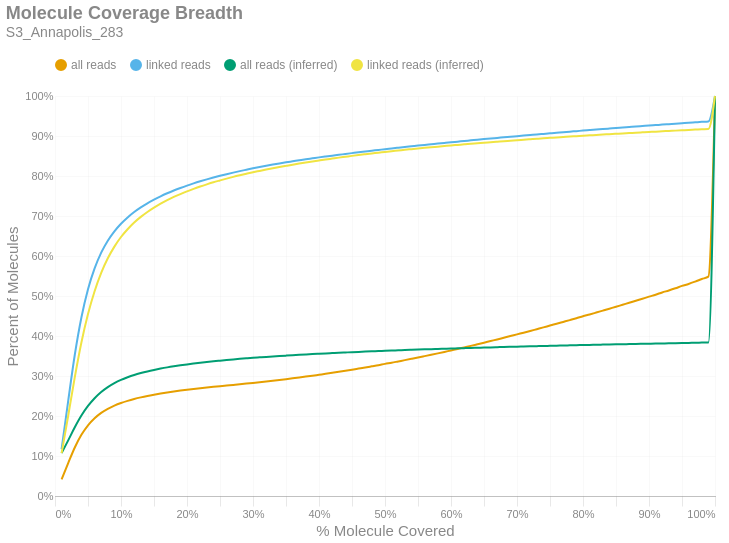

Write notebook code for a chart like this one.
### Markdown cell above
### Molecule Read Coverage
This chart shows molecule coverage breadth as computed by the number of bases aligned to that molecule. In other words, "*how much of each unique long molecule is actually sequenced/aligned?*" Keep in mind there is a distinction between sequences and alignments, since some sequences belonging to a particular molecule may not align well and wouldn't appear in the alignment data. This chart also shows molecule coverage breadth as computed by the *inferred fragment* from which the aligned sequences originate. Unlike read coverage, this calculation takes into account the total insert size, including unsequenced gaps between the forward and reverse reads. Like the previous figures, these are cumulative percents.

### Code cell
if SKIPLR:
    print_html(f"Skipped")
else:
    binned_df = consolidated_hist(valids['coverage_bp'], mask, 0.01, True)
    binned_df_inf = consolidated_hist(valids['coverage_inserts'], mask, 0.01, True)
    binned_df = binned_df.with_columns(pl.lit(binned_df_inf['all reads (cumsum)']).alias('all reads (inferred)'))
    binned_df = binned_df.with_columns(pl.lit(binned_df_inf['linked reads (cumsum)']).alias('linked reads (inferred)'))
    binned_df = binned_df.with_columns(
        (pl.col('bin').cast(pl.Float64) + 0.01).alias('right_edge')
    )

    with SafeRender(binned_df):
        (
            density_plot(binned_df, 'Molecule Coverage Breadth', samplename, 'molcov', ['all reads (inferred)','linked reads (inferred)'])
            .encode(
                #x=alt.X('bin:Q', title="% Molecule Covered").axis(format = '%').scale(padding=0),
                x=alt.X('right_edge:Q', title="% Molecule Covered").axis(format='%').scale(padding=0),
                y=alt.Y('value:Q', title='Percent of Molecules')
                    .axis(format='%')
                    .stack(False)
                    .scale(domainMin=0, padding=0),
                color=alt.Color("key:N").scale(domain = ["all reads", "linked reads", "all reads (inferred)", "linked reads (inferred)"]),
                tooltip = [
                    alt.Tooltip("key:N", title = "Data Type"),
                    alt.Tooltip("range_label:N", title="% Molecule Covered"),
                    alt.Tooltip("value:Q", format = ".2%", title="% Molecules")
                ]
            )
        ).display()

### Figure 1 — Vega-Lite specification as saved in the notebook (floating-point values rounded to 4 significant figures)
{"width": "container", "height": 400, "config": {"title": {"anchor": "start", "dy": -15, "fontSize": 18, "color": "#888888", "subtitleColor": "#888888", "subtitleFontSize": 14}, "arc": {"fill": "#0072B2"}, "axis": {"domainColor": "#888888", "domainWidth": 0.5, "gridWidth": 0.2, "grid": false, "titleFontWeight": 400, "titleFontSize": 15, "labelFontSize": 11, "labelColor": "#888888", "tickColor": "#888888", "tickWidth": 0.2, "titleColor": "#888888"}, "axisBand": {"grid": false}, "axisX": {"grid": true, "tickSize": 10, "domainCap": "round"}, "axisY": {"domain": false, "grid": true, "tickSize": 0, "domainCap": "round"}, "background": "transparent", "header": {"labelFontSize": 15, "labelColor": "#888888", "titleFontSize": 15, "titleFontWeight": 600, "titleColor": "#888888"}, "legend": {"labelFont": "sans-serif", "labelFontSize": 12, "labelColor": "#888888", "symbolSize": 100, "symbolType": "circle", "titleFontSize": 12, "titlePadding": 10, "titleColor": "#888888", "title": null, "orient": "top"}, "range": {"category": ["#E69F00", "#56B4E9", "#009E73", "#F0E442", "#0072B2", "#D55E00", "#CC79A7", "#000000"], "diverging": ["#cfe8f3", "#a2d4ec", "#73bfe2", "#46abdb", "#1696d2", "#12719e"]}, "area": {"fill": "#0072B2", "fillOpacity": 0.7, "line": true, "strokeOpacity": 0.7}, "line": {"color": "#0072B2", "stroke": "#0072B2", "strokeWidth": 2}, "trail": {"color": "#0072B2", "stroke": "#0072B2", "strokeWidth": 0, "size": 1}, "point": {"filled": true, "fillOpacity": 1.0, "size": 95}, "text": {"color": "#888888", "fontSize": 11, "align": "right", "fontWeight": 400, "size": 11}, "bar": {"fill": "#0072B2", "stroke": null}, "view": {"stroke": null, "continuousWidth": 660, "continuousHeight": 400}}, "data": {"name": "data-2e16b740c788b5f98b5ef1e5821747c6"}, "mark": {"type": "line", "interpolate": "monotone", "point": {"opacity": 0, "size": 275}}, "encoding": {"color": {"field": "key", "scale": {"domain": ["all reads", "linked reads", "all reads (inferred)", "linked reads (inferred)"]}, "type": "nominal"}, "tooltip": [{"field": "key", "title": "Data Type", "type": "nominal"}, {"field": "range_label", "title": "% Molecule Covered", "type": "nominal"}, {"field": "value", "format": ".2%", "title": "% Molecules", "type": "quantitative"}], "x": {"axis": {"format": "%"}, "field": "right_edge", "scale": {"padding": 0}, "title": "% Molecule Covered", "type": "quantitative"}, "y": {"axis": {"format": "%"}, "field": "value", "scale": {"domainMin": 0, "padding": 0}, "stack": false, "title": "Percent of Molecules", "type": "quantitative"}}, "params": [{"name": "param_c36ac31b6afebe62", "select": {"type": "point", "fields": ["key"]}, "bind": "legend"}], "title": {"text": "Molecule Coverage Breadth", "subtitle": "S3_Annapolis_283"}, "transform": [{"fold": ["all reads (cumsum)", "linked reads (cumsum)", "all reads (inferred)", "linked reads (inferred)"]}, {"calculate": "replace(datum.key, ' (cumsum)', '')", "as": "key"}, {"filter": {"param": "param_c36ac31b6afebe62"}}], "usermeta": {"embedOptions": {"downloadFileName": "S3_Annapolis_283.molcov"}}, "$schema": "https://vega.github.io/schema/vega-lite/v6.1.0.json", "datasets": {"data-2e16b740c788b5f98b5ef1e5821747c6": [{"bin": "0.0", "interval": "0.0-0.01", "all reads": 0.04133, "linked reads": 0.1173, "all reads (cumsum)": 0.04133, "linked reads (cumsum)": 0.1173, "range_label": "0.0-0.01", "all reads (inferred)": 0.1073, "linked reads (inferred)": 0.1071, "right_edge": 0.01}, {"bin": "0.01", "interval": "0.01-0.02", "all reads": 0.04094, "linked reads": 0.1204, "all reads (cumsum)": 0.08227, "linked reads (cumsum)": 0.2378, "range_label": "0.01-0.02", "all reads (inferred)": 0.1391, "linked reads (inferred)": 0.2007, "right_edge": 0.02}, {"bin": "0.02", "interval": "0.02-0.03", "all reads": 0.03909, "linked reads": 0.1154, "all reads (cumsum)": 0.1214, "linked reads (cumsum)": 0.3531, "range_label": "0.02-0.03", "all reads (inferred)": 0.1718, "linked reads (inferred)": 0.2972, "right_edge": 0.03}, {"bin": "0.03", "interval": "0.03-0.04", "all reads": 0.03154, "linked reads": 0.09318, "all reads (cumsum)": 0.1529, "linked reads (cumsum)": 0.4463, "range_label": "0.03-0.04", "all reads (inferred)": 0.201, "linked reads (inferred)": 0.3838, "right_edge": 0.04}, {"bin": "0.04", "interval": "0.04-0.05", "all reads": 0.02388, "linked reads": 0.07048, "all reads (cumsum)": 0.1768, "linked reads (cumsum)": 0.5168, "range_label": "0.04-0.05", "all reads (inferred)": 0.2251, "linked reads (inferred)": 0.4549, "right_edge": 0.05}, {"bin": "0.05", "interval": "0.05-0.06", "all reads": 0.01767, "linked reads": 0.05212, "all reads (cumsum)": 0.1944, "linked reads (cumsum)": 0.5689, "range_label": "0.05-0.06", "all reads (inferred)": 0.2444, "linked reads (inferred)": 0.5119, "right_edge": 0.06}, {"bin": "0.06", "interval": "0.06-0.07", "all reads": 0.01341, "linked reads": 0.03948, "all reads (cumsum)": 0.2079, "linked reads (cumsum)": 0.6084, "range_label": "0.06-0.07", "all reads (inferred)": 0.2599, "linked reads (inferred)": 0.5578, "right_edge": 0.07}, {"bin": "0.07", "interval": "0.07-0.08", "all reads": 0.01015, "linked reads": 0.02983, "all reads (cumsum)": 0.218, "linked reads (cumsum)": 0.6382, "range_label": "0.07-0.08", "all reads (inferred)": 0.2722, "linked reads (inferred)": 0.5942, "right_edge": 0.08}, {"bin": "0.08", "interval": "0.08-0.09", "all reads": 0.008018, "linked reads": 0.02349, "all reads (cumsum)": 0.226, "linked reads (cumsum)": 0.6617, "range_label": "0.08-0.09", "all reads (inferred)": 0.2821, "linked reads (inferred)": 0.6235, "right_edge": 0.09}, {"bin": "0.09", "interval": "0.09-0.1", "all reads": 0.006477, "linked reads": 0.01896, "all reads (cumsum)": 0.2325, "linked reads (cumsum)": 0.6807, "range_label": "0.09-0.1", "all reads (inferred)": 0.2902, "linked reads (inferred)": 0.6475, "right_edge": 0.1}, {"bin": "0.1", "interval": "0.1-0.11", "all reads": 0.005394, "linked reads": 0.01574, "all reads (cumsum)": 0.2379, "linked reads (cumsum)": 0.6964, "range_label": "0.1-0.11", "all reads (inferred)": 0.2968, "linked reads (inferred)": 0.6669, "right_edge": 0.11}, {"bin": "0.11", "interval": "0.11-0.12", "all reads": 0.004636, "linked reads": 0.0135, "all reads (cumsum)": 0.2425, "linked reads (cumsum)": 0.7099, "range_label": "0.11-0.12", "all reads (inferred)": 0.3025, "linked reads (inferred)": 0.6836, "right_edge": 0.12}, {"bin": "0.12", "interval": "0.12-0.13", "all reads": 0.003983, "linked reads": 0.01159, "all reads (cumsum)": 0.2465, "linked reads (cumsum)": 0.7215, "range_label": "0.12-0.13", "all reads (inferred)": 0.3073, "linked reads (inferred)": 0.6978, "right_edge": 0.13}, {"bin": "0.13", "interval": "0.13-0.14", "all reads": 0.003543, "linked reads": 0.01026, "all reads (cumsum)": 0.2501, "linked reads (cumsum)": 0.7318, "range_label": "0.13-0.14", "all reads (inferred)": 0.3115, "linked reads (inferred)": 0.7101, "right_edge": 0.14}, {"bin": "0.14", "interval": "0.14-0.15", "all reads": 0.003137, "linked reads": 0.009093, "all reads (cumsum)": 0.2532, "linked reads (cumsum)": 0.7408, "range_label": "0.14-0.15", "all reads (inferred)": 0.3152, "linked reads (inferred)": 0.7209, "right_edge": 0.15}, {"bin": "0.15", "interval": "0.15-0.16", "all reads": 0.002922, "linked reads": 0.008406, "all reads (cumsum)": 0.2561, "linked reads (cumsum)": 0.7493, "range_label": "0.15-0.16", "all reads (inferred)": 0.3186, "linked reads (inferred)": 0.7308, "right_edge": 0.16}, {"bin": "0.16", "interval": "0.16-0.17", "all reads": 0.002633, "linked reads": 0.00755, "all reads (cumsum)": 0.2587, "linked reads (cumsum)": 0.7568, "range_label": "0.16-0.17", "all reads (inferred)": 0.3216, "linked reads (inferred)": 0.7397, "right_edge": 0.17}, {"bin": "0.17", "interval": "0.17-0.18", "all reads": 0.002443, "linked reads": 0.006942, "all reads (cumsum)": 0.2612, "linked reads (cumsum)": 0.7637, "range_label": "0.17-0.18", "all reads (inferred)": 0.3243, "linked reads (inferred)": 0.7476, "right_edge": 0.18}, {"bin": "0.18", "interval": "0.18-0.19", "all reads": 0.00227, "linked reads": 0.006375, "all reads (cumsum)": 0.2635, "linked reads (cumsum)": 0.7701, "range_label": "0.18-0.19", "all reads (inferred)": 0.3267, "linked reads (inferred)": 0.7548, "right_edge": 0.19}, {"bin": "0.19", "interval": "0.19-0.2", "all reads": 0.002114, "linked reads": 0.005947, "all reads (cumsum)": 0.2656, "linked reads (cumsum)": 0.7761, "range_label": "0.19-0.2", "all reads (inferred)": 0.329, "linked reads (inferred)": 0.7615, "right_edge": 0.2}, {"bin": "0.2", "interval": "0.2-0.21", "all reads": 0.001982, "linked reads": 0.005486, "all reads (cumsum)": 0.2676, "linked reads (cumsum)": 0.7816, "range_label": "0.2-0.21", "all reads (inferred)": 0.3311, "linked reads (inferred)": 0.7677, "right_edge": 0.21}, {"bin": "0.21", "interval": "0.21-0.22", "all reads": 0.001872, "linked reads": 0.005144, "all reads (cumsum)": 0.2694, "linked reads (cumsum)": 0.7867, "range_label": "0.21-0.22", "all reads (inferred)": 0.3332, "linked reads (inferred)": 0.7736, "right_edge": 0.22}, {"bin": "0.22", "interval": "0.22-0.23", "all reads": 0.001791, "linked reads": 0.004848, "all reads (cumsum)": 0.2712, "linked reads (cumsum)": 0.7915, "range_label": "0.22-0.23", "all reads (inferred)": 0.335, "linked reads (inferred)": 0.7791, "right_edge": 0.23}, {"bin": "0.23", "interval": "0.23-0.24", "all reads": 0.001714, "linked reads": 0.0046, "all reads (cumsum)": 0.2729, "linked reads (cumsum)": 0.7961, "range_label": "0.23-0.24", "all reads (inferred)": 0.3368, "linked reads (inferred)": 0.7843, "right_edge": 0.24}, {"bin": "0.24", "interval": "0.24-0.25", "all reads": 0.001654, "linked reads": 0.004344, "all reads (cumsum)": 0.2746, "linked reads (cumsum)": 0.8005, "range_label": "0.24-0.25", "all reads (inferred)": 0.3384, "linked reads (inferred)": 0.7889, "right_edge": 0.25}, {"bin": "0.25", "interval": "0.25-0.26", "all reads": 0.001574, "linked reads": 0.004065, "all reads (cumsum)": 0.2762, "linked reads (cumsum)": 0.8046, "range_label": "0.25-0.26", "all reads (inferred)": 0.34, "linked reads (inferred)": 0.7935, "right_edge": 0.26}, {"bin": "0.26", "interval": "0.26-0.27", "all reads": 0.001571, "linked reads": 0.003897, "all reads (cumsum)": 0.2777, "linked reads (cumsum)": 0.8084, "range_label": "0.26-0.27", "all reads (inferred)": 0.3415, "linked reads (inferred)": 0.7979, "right_edge": 0.27}, {"bin": "0.27", "interval": "0.27-0.28", "all reads": 0.001577, "linked reads": 0.003691, "all reads (cumsum)": 0.2793, "linked reads (cumsum)": 0.8121, "range_label": "0.27-0.28", "all reads (inferred)": 0.3429, "linked reads (inferred)": 0.8019, "right_edge": 0.28}, {"bin": "0.28", "interval": "0.28-0.29", "all reads": 0.001656, "linked reads": 0.003527, "all reads (cumsum)": 0.281, "linked reads (cumsum)": 0.8157, "range_label": "0.28-0.29", "all reads (inferred)": 0.3442, "linked reads (inferred)": 0.8057, "right_edge": 0.29}, {"bin": "0.29", "interval": "0.29-0.3", "all reads": 0.00172, "linked reads": 0.003508, "all reads (cumsum)": 0.2827, "linked reads (cumsum)": 0.8192, "range_label": "0.29-0.3", "all reads (inferred)": 0.3454, "linked reads (inferred)": 0.8094, "right_edge": 0.3}, {"bin": "0.3", "interval": "0.3-0.31", "all reads": 0.001766, "linked reads": 0.003295, "all reads (cumsum)": 0.2845, "linked reads (cumsum)": 0.8225, "range_label": "0.3-0.31", "all reads (inferred)": 0.3466, "linked reads (inferred)": 0.8127, "right_edge": 0.31}, {"bin": "0.31", "interval": "0.31-0.32", "all reads": 0.001822, "linked reads": 0.003072, "all reads (cumsum)": 0.2863, "linked reads (cumsum)": 0.8255, "range_label": "0.31-0.32", "all reads (inferred)": 0.3477, "linked reads (inferred)": 0.8161, "right_edge": 0.32}, {"bin": "0.32", "interval": "0.32-0.33", "all reads": 0.001885, "linked reads": 0.002959, "all reads (cumsum)": 0.2882, "linked reads (cumsum)": 0.8285, "range_label": "0.32-0.33", "all reads (inferred)": 0.3488, "linked reads (inferred)": 0.8193, "right_edge": 0.33}, {"bin": "0.33", "interval": "0.33-0.34", "all reads": 0.001923, "linked reads": 0.002861, "all reads (cumsum)": 0.2901, "linked reads (cumsum)": 0.8314, "range_label": "0.33-0.34", "all reads (inferred)": 0.3499, "linked reads (inferred)": 0.8224, "right_edge": 0.34}, {"bin": "0.34", "interval": "0.34-0.35", "all reads": 0.001975, "linked reads": 0.002796, "all reads (cumsum)": 0.2921, "linked reads (cumsum)": 0.8342, "range_label": "0.34-0.35", "all reads (inferred)": 0.3509, "linked reads (inferred)": 0.8253, "right_edge": 0.35}, {"bin": "0.35", "interval": "0.35-0.36", "all reads": 0.002055, "linked reads": 0.002571, "all reads (cumsum)": 0.2941, "linked reads (cumsum)": 0.8367, "range_label": "0.35-0.36", "all reads (inferred)": 0.3519, "linked reads (inferred)": 0.8283, "right_edge": 0.36}, {"bin": "0.36", "interval": "0.36-0.37", "all reads": 0.00214, "linked reads": 0.002581, "all reads (cumsum)": 0.2963, "linked reads (cumsum)": 0.8393, "range_label": "0.36-0.37", "all reads (inferred)": 0.3529, "linked reads (inferred)": 0.8311, "right_edge": 0.37}, {"bin": "0.37", "interval": "0.37-0.38", "all reads": 0.002214, "linked reads": 0.002565, "all reads (cumsum)": 0.2985, "linked reads (cumsum)": 0.8419, "range_label": "0.37-0.38", "all reads (inferred)": 0.3538, "linked reads (inferred)": 0.8337, "right_edge": 0.38}, {"bin": "0.38", "interval": "0.38-0.39", "all reads": 0.002267, "linked reads": 0.002334, "all reads (cumsum)": 0.3007, "linked reads (cumsum)": 0.8442, "range_label": "0.38-0.39", "all reads (inferred)": 0.3547, "linked reads (inferred)": 0.8363, "right_edge": 0.39}, {"bin": "0.39", "interval": "0.39-0.4", "all reads": 0.002369, "linked reads": 0.002365, "all reads (cumsum)": 0.3031, "linked reads (cumsum)": 0.8466, "range_label": "0.39-0.4", "all reads (inferred)": 0.3556, "linked reads (inferred)": 0.8388, "right_edge": 0.4}, {"bin": "0.4", "interval": "0.4-0.41", "all reads": 0.002344, "linked reads": 0.002194, "all reads (cumsum)": 0.3054, "linked reads (cumsum)": 0.8488, "range_label": "0.4-0.41", "all reads (inferred)": 0.3564, "linked reads (inferred)": 0.8413, "right_edge": 0.41}, {"bin": "0.41", "interval": "0.41-0.42", "all reads": 0.00246, "linked reads": 0.002118, "all reads (cumsum)": 0.3079, "linked reads (cumsum)": 0.8509, "range_label": "0.41-0.42", "all reads (inferred)": 0.3572, "linked reads (inferred)": 0.8436, "right_edge": 0.42}, {"bin": "0.42", "interval": "0.42-0.43", "all reads": 0.002544, "linked reads": 0.002069, "all reads (cumsum)": 0.3105, "linked reads (cumsum)": 0.853, "range_label": "0.42-0.43", "all reads (inferred)": 0.3581, "linked reads (inferred)": 0.8459, "right_edge": 0.43}, {"bin": "0.43", "interval": "0.43-0.44", "all reads": 0.002601, "linked reads": 0.002144, "all reads (cumsum)": 0.3131, "linked reads (cumsum)": 0.8551, "range_label": "0.43-0.44", "all reads (inferred)": 0.3588, "linked reads (inferred)": 0.8481, "right_edge": 0.44}, {"bin": "0.44", "interval": "0.44-0.45", "all reads": 0.002664, "linked reads": 0.00209, "all reads (cumsum)": 0.3157, "linked reads (cumsum)": 0.8572, "range_label": "0.44-0.45", "all reads (inferred)": 0.3596, "linked reads (inferred)": 0.8503, "right_edge": 0.45}, {"bin": "0.45", "interval": "0.45-0.46", "all reads": 0.002783, "linked reads": 0.002086, "all reads (cumsum)": 0.3185, "linked reads (cumsum)": 0.8593, "range_label": "0.45-0.46", "all reads (inferred)": 0.3603, "linked reads (inferred)": 0.8524, "right_edge": 0.46}, {"bin": "0.46", "interval": "0.46-0.47", "all reads": 0.002786, "linked reads": 0.001954, "all reads (cumsum)": 0.3213, "linked reads (cumsum)": 0.8612, "range_label": "0.46-0.47", "all reads (inferred)": 0.361, "linked reads (inferred)": 0.8544, "right_edge": 0.47}, {"bin": "0.47", "interval": "0.47-0.48", "all reads": 0.002881, "linked reads": 0.00196, "all reads (cumsum)": 0.3242, "linked reads (cumsum)": 0.8632, "range_label": "0.47-0.48", "all reads (inferred)": 0.3617, "linked reads (inferred)": 0.8563, "right_edge": 0.48}, {"bin": "0.48", "interval": "0.48-0.49", "all reads": 0.002894, "linked reads": 0.001914, "all reads (cumsum)": 0.3271, "linked reads (cumsum)": 0.8651, "range_label": "0.48-0.49", "all reads (inferred)": 0.3623, "linked reads (inferred)": 0.8582, "right_edge": 0.49}, {"bin": "0.49", "interval": "0.49-0.5", "all reads": 0.003265, "linked reads": 0.001983, "all reads (cumsum)": 0.3303, "linked reads (cumsum)": 0.8671, "range_label": "0.49-0.5", "all reads (inferred)": 0.363, "linked reads (inferred)": 0.8601, "right_edge": 0.5}, {"bin": "0.5", "interval": "0.5-0.51", "all reads": 0.002864, "linked reads": 0.001801, "all reads (cumsum)": 0.3332, "linked reads (cumsum)": 0.8689, "range_label": "0.5-0.51", "all reads (inferred)": 0.3636, "linked reads (inferred)": 0.862, "right_edge": 0.51}, {"bin": "0.51", "interval": "0.51-0.52", "all reads": 0.003237, "linked reads": 0.00185, "all reads (cumsum)": 0.3364, "linked reads (cumsum)": 0.8707, "range_label": "0.51-0.52", "all reads (inferred)": 0.3642, "linked reads (inferred)": 0.8637, "right_edge": 0.52}, {"bin": "0.52", "interval": "0.52-0.53", "all reads": 0.003216, "linked reads": 0.001866, "all reads (cumsum)": 0.3396, "linked reads (cumsum)": 0.8726, "range_label": "0.52-0.53", "all reads (inferred)": 0.3649, "linked reads (inferred)": 0.8655, "right_edge": 0.53}, {"bin": "0.53", "interval": "0.53-0.54", "all reads": 0.003281, "linked reads": 0.001697, "all reads (cumsum)": 0.3429, "linked reads (cumsum)": 0.8743, "range_label": "0.53-0.54", "all reads (inferred)": 0.3654, "linked reads (inferred)": 0.8671, "right_edge": 0.54}, {"bin": "0.54", "interval": "0.54-0.55", "all reads": 0.003322, "linked reads": 0.001727, "all reads (cumsum)": 0.3462, "linked reads (cumsum)": 0.876, "range_label": "0.54-0.55", "all reads (inferred)": 0.366, "linked reads (inferred)": 0.8688, "right_edge": 0.55}, {"bin": "0.55", "interval": "0.55-0.56", "all reads": 0.003413, "linked reads": 0.00168, "all reads (cumsum)": 0.3497, "linked reads (cumsum)": 0.8777, "range_label": "0.55-0.56", "all reads (inferred)": 0.3666, "linked reads (inferred)": 0.8704, "right_edge": 0.56}, {"bin": "0.56", "interval": "0.56-0.57", "all reads": 0.003433, "linked reads": 0.001653, "all reads (cumsum)": 0.3531, "linked reads (cumsum)": 0.8794, "range_label": "0.56-0.57", "all reads (inferred)": 0.3671, "linked reads (inferred)": 0.8719, "right_edge": 0.57}, {"bin": "0.57", "interval": "0.57-0.58", "all reads": 0.003502, "linked reads": 0.001658, "all reads (cumsum)": 0.3566, "linked reads (cumsum)": 0.881, "range_label": "0.57-0.58", "all reads (inferred)": 0.3676, "linked reads (inferred)": 0.8733, "right_edge": 0.58}, {"bin": "0.58", "interval": "0.58-0.59", "all reads": 0.003634, "linked reads": 0.001645, "all reads (cumsum)": 0.3602, "linked reads (cumsum)": 0.8827, "range_label": "0.58-0.59", "all reads (inferred)": 0.3682, "linked reads (inferred)": 0.8748, "right_edge": 0.59}, {"bin": "0.59", "interval": "0.59-0.6", "all reads": 0.003726, "linked reads": 0.001637, "all reads (cumsum)": 0.364, "linked reads (cumsum)": 0.8843, "range_label": "0.59-0.6", "all reads (inferred)": 0.3687, "linked reads (inferred)": 0.8763, "right_edge": 0.6}, {"bin": "0.6", "interval": "0.6-0.61", "all reads": 0.003662, "linked reads": 0.001598, "all reads (cumsum)": 0.3676, "linked reads (cumsum)": 0.8859, "range_label": "0.6-0.61", "all reads (inferred)": 0.3692, "linked reads (inferred)": 0.8777, "right_edge": 0.61}, {"bin": "0.61", "interval": "0.61-0.62", "all reads": 0.003873, "linked reads": 0.001615, "all reads (cumsum)": 0.3715, "linked reads (cumsum)": 0.8875, "range_label": "0.61-0.62", "all reads (inferred)": 0.3697, "linked reads (inferred)": 0.8791, "right_edge": 0.62}, {"bin": "0.62", "interval": "0.62-0.63", "all reads": 0.003779, "linked reads": 0.001573, "all reads (cumsum)": 0.3753, "linked reads (cumsum)": 0.8891, "range_label": "0.62-0.63", "all reads (inferred)": 0.3702, "linked reads (inferred)": 0.8805, "right_edge": 0.63}, {"bin": "0.63", "interval": "0.63-0.64", "all reads": 0.003972, "linked reads": 0.0016, "all reads (cumsum)": 0.3792, "linked reads (cumsum)": 0.8907, "range_label": "0.63-0.64", "all reads (inferred)": 0.3706, "linked reads (inferred)": 0.8818, "right_edge": 0.64}, {"bin": "0.64", "interval": "0.64-0.65", "all reads": 0.004013, "linked reads": 0.001559, "all reads (cumsum)": 0.3833, "linked reads (cumsum)": 0.8922, "range_label": "0.64-0.65", "all reads (inferred)": 0.3711, "linked reads (inferred)": 0.8831, "right_edge": 0.65}, {"bin": "0.65", "interval": "0.65-0.66", "all reads": 0.004098, "linked reads": 0.001503, "all reads (cumsum)": 0.3874, "linked reads (cumsum)": 0.8937, "range_label": "0.65-0.66", "all reads (inferred)": 0.3716, "linked reads (inferred)": 0.8844, "right_edge": 0.66}, {"bin": "0.66", "interval": "0.66-0.67", "all reads": 0.004046, "linked reads": 0.001425, "all reads (cumsum)": 0.3914, "linked reads (cumsum)": 0.8952, "range_label": "0.66-0.67", "all reads (inferred)": 0.372, "linked reads (inferred)": 0.8857, "right_edge": 0.67}, {"bin": "0.67", "interval": "0.67-0.68", "all reads": 0.004223, "linked reads": 0.001472, "all reads (cumsum)": 0.3956, "linked reads (cumsum)": 0.8966, "range_label": "0.67-0.68", "all reads (inferred)": 0.3725, "linked reads (inferred)": 0.887, "right_edge": 0.68}, {"bin": "0.68", "interval": "0.68-0.69", "all reads": 0.004179, "linked reads": 0.001444, "all reads (cumsum)": 0.3998, "linked reads (cumsum)": 0.8981, "range_label": "0.68-0.69", "all reads (inferred)": 0.3729, "linked reads (inferred)": 0.8882, "right_edge": 0.69}, {"bin": "0.69", "interval": "0.69-0.7", "all reads": 0.004318, "linked reads": 0.001468, "all reads (cumsum)": 0.4041, "linked reads (cumsum)": 0.8996, "range_label": "0.69-0.7", "all reads (inferred)": 0.3734, "linked reads (inferred)": 0.8895, "right_edge": 0.7}, {"bin": "0.7", "interval": "0.7-0.71", "all reads": 0.004156, "linked reads": 0.001453, "all reads (cumsum)": 0.4083, "linked reads (cumsum)": 0.901, "range_label": "0.7-0.71", "all reads (inferred)": 0.3738, "linked reads (inferred)": 0.8906, "right_edge": 0.71}, {"bin": "0.71", "interval": "0.71-0.72", "all reads": 0.004349, "linked reads": 0.001441, "all reads (cumsum)": 0.4126, "linked reads (cumsum)": 0.9024, "range_label": "0.71-0.72", "all reads (inferred)": 0.3742, "linked reads (inferred)": 0.8919, "right_edge": 0.72}, {"bin": "0.72", "interval": "0.72-0.73", "all reads": 0.00445, "linked reads": 0.00145, "all reads (cumsum)": 0.4171, "linked reads (cumsum)": 0.9039, "range_label": "0.72-0.73", "all reads (inferred)": 0.3746, "linked reads (inferred)": 0.8931, "right_edge": 0.73}, {"bin": "0.73", "interval": "0.73-0.74", "all reads": 0.004435, "linked reads": 0.001396, "all reads (cumsum)": 0.4215, "linked reads (cumsum)": 0.9053, "range_label": "0.73-0.74", "all reads (inferred)": 0.3751, "linked reads (inferred)": 0.8942, "right_edge": 0.74}, {"bin": "0.74", "interval": "0.74-0.75", "all reads": 0.004631, "linked reads": 0.001398, "all reads (cumsum)": 0.4261, "linked reads (cumsum)": 0.9067, "range_label": "0.74-0.75", "all reads (inferred)": 0.3755, "linked reads (inferred)": 0.8954, "right_edge": 0.75}, {"bin": "0.75", "interval": "0.75-0.76", "all reads": 0.004491, "linked reads": 0.001391, "all reads (cumsum)": 0.4306, "linked reads (cumsum)": 0.9081, "range_label": "0.75-0.76", "all reads (inferred)": 0.3759, "linked reads (inferred)": 0.8965, "right_edge": 0.76}, {"bin": "0.76", "interval": "0.76-0.77", "all reads": 0.004569, "linked reads": 0.001336, "all reads (cumsum)": 0.4352, "linked reads (cumsum)": 0.9094, "range_label": "0.76-0.77", "all reads (inferred)": 0.3763, "linked reads (inferred)": 0.8976, "right_edge": 0.77}, {"bin": "0.77", "interval": "0.77-0.78", "all reads": 0.004571, "linked reads": 0.001457, "all reads (cumsum)": 0.4398, "linked reads (cumsum)": 0.9109, "range_label": "0.77-0.78", "all reads (inferred)": 0.3766, "linked reads (inferred)": 0.8986, "right_edge": 0.78}, {"bin": "0.78", "interval": "0.78-0.79", "all reads": 0.00465, "linked reads": 0.00129, "all reads (cumsum)": 0.4444, "linked reads (cumsum)": 0.9122, "range_label": "0.78-0.79", "all reads (inferred)": 0.377, "linked reads (inferred)": 0.8997, "right_edge": 0.79}, {"bin": "0.79", "interval": "0.79-0.8", "all reads": 0.004877, "linked reads": 0.00138, "all reads (cumsum)": 0.4493, "linked reads (cumsum)": 0.9135, "range_label": "0.79-0.8", "all reads (inferred)": 0.3774, "linked reads (inferred)": 0.9007, "right_edge": 0.8}, {"bin": "0.8", "interval": "0.8-0.81", "all reads": 0.004539, "linked reads": 0.001239, "all reads (cumsum)": 0.4538, "linked reads (cumsum)": 0.9148, "range_label": "0.8-0.81", "all reads (inferred)": 0.3777, "linked reads (inferred)": 0.9017, "right_edge": 0.81}, {"bin": "0.81", "interval": "0.81-0.82", "all reads": 0.00478, "linked reads": 0.001273, "all reads (cumsum)": 0.4586, "linked reads (cumsum)": 0.9161, "range_label": "0.81-0.82", "all reads (inferred)": 0.3781, "linked reads (inferred)": 0.9027, "right_edge": 0.82}, {"bin": "0.82", "interval": "0.82-0.83", "all reads": 0.004866, "linked reads": 0.001359, "all reads (cumsum)": 0.4635, "linked reads (cumsum)": 0.9174, "range_label": "0.82-0.83", "all reads (inferred)": 0.3785, "linked reads (inferred)": 0.9037, "right_edge": 0.83}, {"bin": "0.83", "interval": "0.83-0.84", "all reads": 0.004846, "linked reads": 0.001235, "all reads (cumsum)": 0.4683, "linked reads (cumsum)": 0.9187, "range_label": "0.83-0.84", "all reads (inferred)": 0.3788, "linked reads (inferred)": 0.9046, "right_edge": 0.84}, {"bin": "0.84", "interval": "0.84-0.85", "all reads": 0.004781, "linked reads": 0.001202, "all reads (cumsum)": 0.4731, "linked reads (cumsum)": 0.9199, "range_label": "0.84-0.85", "all reads (inferred)": 0.3791, "linked reads (inferred)": 0.9055, "right_edge": 0.85}, {"bin": "0.85", "interval": "0.85-0.86", "all reads": 0.004992, "linked reads": 0.001273, "all reads (cumsum)": 0.4781, "linked reads (cumsum)": 0.9211, "range_label": "0.85-0.86", "all reads (inferred)": 0.3795, "linked reads (inferred)": 0.9065, "right_edge": 0.86}, {"bin": "0.86", "interval": "0.86-0.87", "all reads": 0.004918, "linked reads": 0.001246, "all reads (cumsum)": 0.483, "linked reads (cumsum)": 0.9224, "range_label": "0.86-0.87", "all reads (inferred)": 0.3798, "linked reads (inferred)": 0.9074, "right_edge": 0.87}, {"bin": "0.87", "interval": "0.87-0.88", "all reads": 0.005073, "linked reads": 0.001264, "all reads (cumsum)": 0.4881, "linked reads (cumsum)": 0.9236, "range_label": "0.87-0.88", "all reads (inferred)": 0.3801, "linked reads (inferred)": 0.9083, "right_edge": 0.88}, {"bin": "0.88", "interval": "0.88-0.89", "all reads": 0.005059, "linked reads": 0.001219, "all reads (cumsum)": 0.4932, "linked reads (cumsum)": 0.9249, "range_label": "0.88-0.89", "all reads (inferred)": 0.3805, "linked reads (inferred)": 0.9092, "right_edge": 0.89}, {"bin": "0.89", "interval": "0.89-0.9", "all reads": 0.005179, "linked reads": 0.001225, "all reads (cumsum)": 0.4983, "linked reads (cumsum)": 0.9261, "range_label": "0.89-0.9", "all reads (inferred)": 0.3808, "linked reads (inferred)": 0.91, "right_edge": 0.9}, {"bin": "0.9", "interval": "0.9-0.91", "all reads": 0.004888, "linked reads": 0.001182, "all reads (cumsum)": 0.5032, "linked reads (cumsum)": 0.9273, "range_label": "0.9-0.91", "all reads (inferred)": 0.3811, "linked reads (inferred)": 0.9109, "right_edge": 0.91}, {"bin": "0.91", "interval": "0.91-0.92", "all reads": 0.005702, "linked reads": 0.001207, "all reads (cumsum)": 0.5089, "linked reads (cumsum)": 0.9285, "range_label": "0.91-0.92", "all reads (inferred)": 0.3814, "linked reads (inferred)": 0.9117, "right_edge": 0.92}, {"bin": "0.92", "interval": "0.92-0.93", "all reads": 0.004915, "linked reads": 0.001157, "all reads (cumsum)": 0.5138, "linked reads (cumsum)": 0.9296, "range_label": "0.92-0.93", "all reads (inferred)": 0.3817, "linked reads (inferred)": 0.9126, "right_edge": 0.93}, {"bin": "0.93", "interval": "0.93-0.94", "all reads": 0.005406, "linked reads": 0.00115, "all reads (cumsum)": 0.5192, "linked reads (cumsum)": 0.9308, "range_label": "0.93-0.94", "all reads (inferred)": 0.3821, "linked reads (inferred)": 0.9134, "right_edge": 0.94}, {"bin": "0.94", "interval": "0.94-0.95", "all reads": 0.005952, "linked reads": 0.001163, "all reads (cumsum)": 0.5252, "linked reads (cumsum)": 0.9319, "range_label": "0.94-0.95", "all reads (inferred)": 0.3824, "linked reads (inferred)": 0.9143, "right_edge": 0.95}, {"bin": "0.95", "interval": "0.95-0.96", "all reads": 0.004951, "linked reads": 0.00118, "all reads (cumsum)": 0.5301, "linked reads (cumsum)": 0.9331, "range_label": "0.95-0.96", "all reads (inferred)": 0.3828, "linked reads (inferred)": 0.9152, "right_edge": 0.96}, {"bin": "0.96", "interval": "0.96-0.97", "all reads": 0.005912, "linked reads": 0.001099, "all reads (cumsum)": 0.5361, "linked reads (cumsum)": 0.9342, "range_label": "0.96-0.97", "all reads (inferred)": 0.3831, "linked reads (inferred)": 0.916, "right_edge": 0.97}, {"bin": "0.97", "interval": "0.97-0.98", "all reads": 0.006367, "linked reads": 0.001101, "all reads (cumsum)": 0.5424, "linked reads (cumsum)": 0.9353, "range_label": "0.97-0.98", "all reads (inferred)": 0.3835, "linked reads (inferred)": 0.9169, "right_edge": 0.98}, {"bin": "0.98", "interval": "0.98-0.99", "all reads": 0.006038, "linked reads": 0.001148, "all reads (cumsum)": 0.5485, "linked reads (cumsum)": 0.9365, "range_label": "0.98-0.99", "all reads (inferred)": 0.3838, "linked reads (inferred)": 0.9176, "right_edge": 0.99}, {"bin": "0.99", "interval": "0.99-1.0", "all reads": 0.4515, "linked reads": 0.06353, "all reads (cumsum)": 1.0, "linked reads (cumsum)": 1.0, "range_label": "0.99-1.0", "all reads (inferred)": 1.0, "linked reads (inferred)": 1.0, "right_edge": 1.0}]}}
